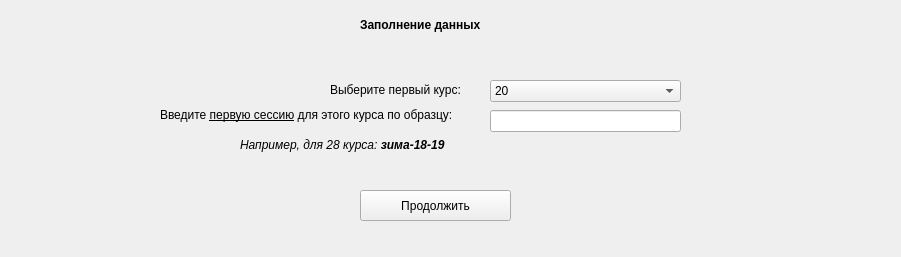
<?xml version="1.0" encoding="UTF-8"?>
<ui version="4.0">
 <class>Form</class>
 <widget class="QWidget" name="Form">
  <property name="geometry">
   <rect>
    <x>0</x>
    <y>0</y>
    <width>901</width>
    <height>257</height>
   </rect>
  </property>
  <property name="windowTitle">
   <string>Form</string>
  </property>
  <widget class="QLabel" name="label">
   <property name="geometry">
    <rect>
     <x>360</x>
     <y>10</y>
     <width>141</width>
     <height>31</height>
    </rect>
   </property>
   <property name="text">
    <string>&lt;html&gt;&lt;head/&gt;&lt;body&gt;&lt;p&gt;&lt;span style=&quot; font-weight:600;&quot;&gt;Заполнение данных&lt;/span&gt;&lt;/p&gt;&lt;/body&gt;&lt;/html&gt;</string>
   </property>
  </widget>
  <widget class="QLabel" name="label_2">
   <property name="geometry">
    <rect>
     <x>330</x>
     <y>70</y>
     <width>161</width>
     <height>41</height>
    </rect>
   </property>
   <property name="text">
    <string>&lt;html&gt;&lt;head/&gt;&lt;body&gt;&lt;p&gt;Выберите первый курс:&lt;/p&gt;&lt;/body&gt;&lt;/html&gt;</string>
   </property>
  </widget>
  <widget class="QComboBox" name="comboBox_firstCourse">
   <property name="geometry">
    <rect>
     <x>490</x>
     <y>80</y>
     <width>191</width>
     <height>22</height>
    </rect>
   </property>
   <property name="modelColumn">
    <number>0</number>
   </property>
   <item>
    <property name="text">
     <string>20</string>
    </property>
   </item>
   <item>
    <property name="text">
     <string>21</string>
    </property>
   </item>
   <item>
    <property name="text">
     <string>22</string>
    </property>
   </item>
   <item>
    <property name="text">
     <string>23</string>
    </property>
   </item>
   <item>
    <property name="text">
     <string>24</string>
    </property>
   </item>
   <item>
    <property name="text">
     <string>25</string>
    </property>
   </item>
   <item>
    <property name="text">
     <string>26</string>
    </property>
   </item>
   <item>
    <property name="text">
     <string>27</string>
    </property>
   </item>
   <item>
    <property name="text">
     <string>28</string>
    </property>
   </item>
   <item>
    <property name="text">
     <string>29</string>
    </property>
   </item>
  </widget>
  <widget class="QLabel" name="label_3">
   <property name="geometry">
    <rect>
     <x>160</x>
     <y>100</y>
     <width>321</width>
     <height>31</height>
    </rect>
   </property>
   <property name="text">
    <string>&lt;html&gt;&lt;head/&gt;&lt;body&gt;&lt;p&gt;Введите &lt;span style=&quot; text-decoration: underline;&quot;&gt;первую сессию&lt;/span&gt; для этого курса по образцу:&lt;/p&gt;&lt;/body&gt;&lt;/html&gt;</string>
   </property>
  </widget>
  <widget class="QLineEdit" name="lineEdit_firstSession">
   <property name="geometry">
    <rect>
     <x>490</x>
     <y>110</y>
     <width>191</width>
     <height>22</height>
    </rect>
   </property>
  </widget>
  <widget class="QLabel" name="label_4">
   <property name="geometry">
    <rect>
     <x>240</x>
     <y>130</y>
     <width>361</width>
     <height>31</height>
    </rect>
   </property>
   <property name="text">
    <string>&lt;html&gt;&lt;head/&gt;&lt;body&gt;&lt;p&gt;&lt;span style=&quot; font-style:italic;&quot;&gt;Например, для 28 курса: &lt;/span&gt;&lt;span style=&quot; font-weight:600; font-style:italic;&quot;&gt;зима-18-19&lt;/span&gt;&lt;/p&gt;&lt;/body&gt;&lt;/html&gt;</string>
   </property>
  </widget>
  <widget class="QPushButton" name="pb_continue">
   <property name="geometry">
    <rect>
     <x>360</x>
     <y>190</y>
     <width>151</width>
     <height>31</height>
    </rect>
   </property>
   <property name="text">
    <string>Продолжить</string>
   </property>
  </widget>
 </widget>
 <resources/>
 <connections/>
</ui>
